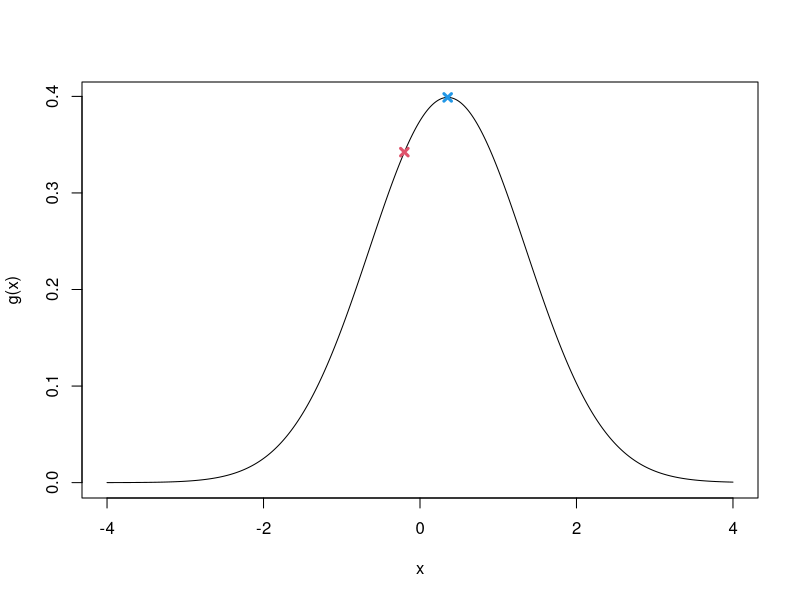
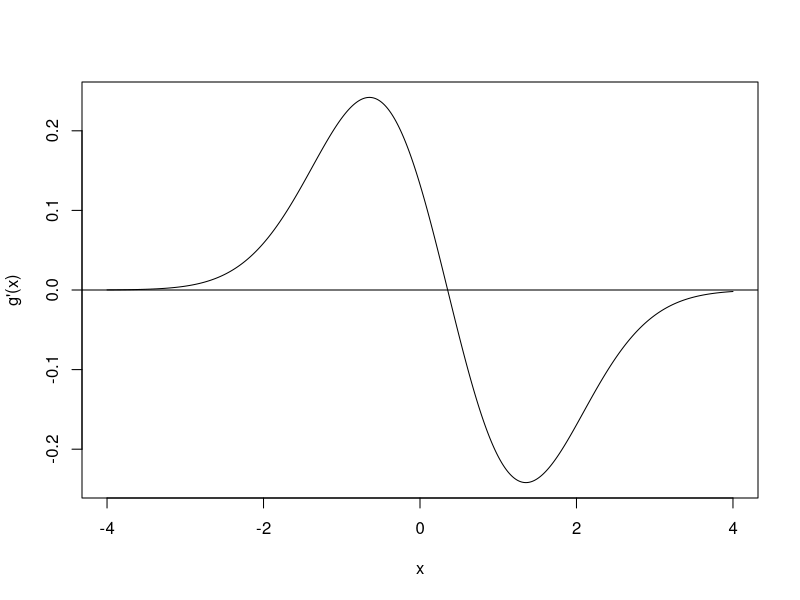

Reproduce these figures in R, in order.
################################
### Computational Statistics ###
### One dimensional Newton   ###
### Example from lecture     ###
################################

# Example function to be maximized
g <- function(x){
  co <- sqrt(2)/4
  1/sqrt(2*3.141592) * exp(-(x-co)^2/2)
}
# First derivative
dg <- function(x){
  co <- sqrt(2)/4
  -(x-co)/sqrt(2*3.141592) * exp(-(x-co)^2/2)
}
# Second derivative
d2g <- function(x){
  co <- sqrt(2)/4
  (-1+(x-co)^2)/sqrt(2*3.141592) * exp(-(x-co)^2/2)
}

# Newton function
# x0 in function-call is starting value
# with graphical output
newton <- function(x0, eps=0.0001){
  xt  <- x0
  xt1 <- x0 + 2  # xt1 is x(t-1); starting value here just to ensure that while-condition is met 
  while(abs(xt-xt1)>eps)
  {
    xt1 <- xt
    xt  <- xt1 - dg(xt1)/d2g(xt1)
    print(xt)   # iteration output
  }
  xt
}

xs   <- -0.2  # starting value - test other values and check what happens
xmax <- newton(xs)

# graphical output
xv   <- seq(-4, 4, by=0.01)
plot(xv, g(xv), type="l", xlab="x", ylab="g(x)")
points(xs, g(xs), col=2, pch=4, lwd=3)      # starting value in plot
points(xmax, g(xmax), col=4, pch=4, lwd=3)  # result in plot

plot(xv, dg(xv), type="l", xlab="x", ylab="g'(x)")
abline(h=0)
